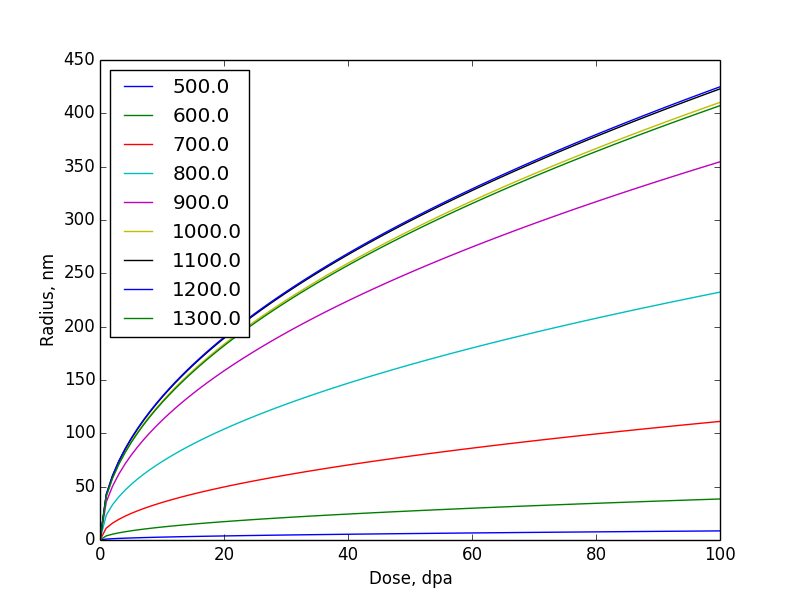

Generate this figure with Python:
import matplotlib.pyplot as plt
import numpy as np
import math

volume = 1.000000e-18 # in Litres
volume = volume/1000
a = 3.14e-10 # lattice constant in m
b = math.sqrt(3)/2*a # Burger's vector sqrt(3)/2*a
Va = (a*a*a)/2.0 # Atomic volume
na = volume/Va # Number of atoms
pi = 3.14 # Pui number

#Parameters
G = 1e-7
Ks = 1.2e13*0
Kd =1e14
Kiv = 4*3.14*(3.1e-10+2.9e-10)/Va
zi = 1.1
zv = 1.0
Ki = Ks+ zi*Kd
Kv = Ks+ zv*Kd

Ediss = 2.21 #v5c2
N = 4
v1C = 1e-4

def Difi(T):
	return 1e-8*np.exp(-0.4*11600/T)

def Difv(T):
	return 3.7*1e-6*np.exp(-1.56*11600/T)

def cv(T):
	Di = Difi(T)
	Dv = Difv(T)
	return np.sqrt(np.power(Ki*Di/(2*Kiv*(Di+Dv)),2)+G*Ki*Di/(Kiv*(Di+Dv)*Kv*Dv))-Ki*Di/(2*Kiv*(Di+Dv))

def ci(T):
	Di = Difi(T)
	Dv = Difv(T)
	return np.sqrt(np.power(Kv*Dv/(2*Kiv*(Di+Dv)),2)+G*Kv*Dv/(Kiv*(Di+Dv)*Ki*Di))-Kv*Dv/(2*Kiv*(Di+Dv))

def cveq(T):
	Ef = 3.0 #eV
	return np.exp(-Ef*11600/T)

def rate(T):
	vn = np.exp(Ediss*11600/T)*np.power(cv(T),N)*v1C
	J = 0.5*vn*(4*pi*(defpr.set_imp_vac_rad(5)+defpr.set_imp_vac_rad(1))*Difv(T)/Va)*cv(T)
	return J

def rate_vconst(T):
	v1 = 1e-5
	vn = np.exp(Ediss*11600/T)*np.power(v1,N)*v1C
	J = 0.5*vn*(4*pi*(defpr.set_imp_vac_rad(5)+defpr.set_imp_vac_rad(1))*Difv(T)/Va)*v1
	return J

Ts = np.linspace(500,1300,9)
dose = np.linspace(0,100,100)
for T in Ts:
	plt.plot(dose,1e9*np.power(2*(Difv(T)*(cv(T)-cveq(T))-Difi(T)*ci(T))*dose/G,0.5),label='%s' % T)
#plt.text(1e-3,1e-6,'Gt',fontsize=14)
#plt.axis([500,2000,0,100])
#plt.yscale('log')
plt.legend(loc='best')
plt.xlabel('Dose, dpa')
plt.ylabel('Radius, nm')
#plt.title('kd = 5e13')
plt.savefig('radius_G1e7.png')
plt.show()